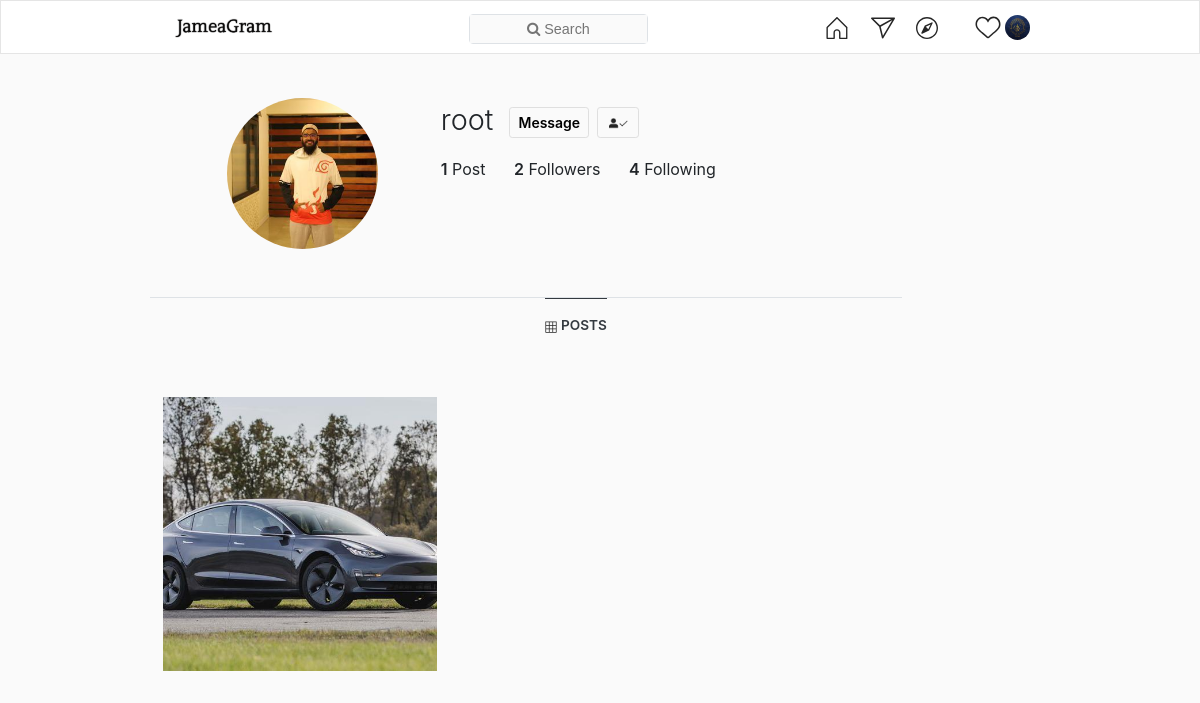
Screenshot of /root/ (signed in) with the database file from the repository.
### user/models.py (models this page shows, shortened)
class Profile(models.Model):
    user = models.OneToOneField(User, related_name='user', on_delete=models.CASCADE)
    photo = models.ImageField(upload_to="profile_pics", default='default.jpg')
    website = models.URLField(default='', blank=True)
    bio = models.TextField(default='', blank=True)
    phone_regex = RegexValidator(regex=r'^\+?1?\d{9,15}$', message="Phone number must be entered in the format: '+9999999999'. Up to 15 digits allowed.")
    phone = models.CharField(validators=[phone_regex], max_length=17, blank=True)

### post/models.py (models this page shows, shortened)
class Post(models.Model):
    owner = models.ForeignKey(User, on_delete=models.CASCADE, related_name='owner_posts')
    photo = models.ImageField(upload_to="posts", default='default.jpg')
    caption = models.CharField(max_length=250,default='')
    created_at = models.DateTimeField(auto_now_add=True)
    comments = models.ManyToManyField(User, through='Comment', related_name='comment_post')
    likes = models.ManyToManyField(User, through='Like', related_name='like_post')
    saves = models.ManyToManyField(User, through='Save', related_name='save_post')

### user/views.py (the view)
# urls.py: path('<str:username>/', user_views.profileView, name='profile'),
def profileView(request, username):
    profile = get_object_or_404(Profile, user__username=username)
    following_queryset = request.user.following.all()
    following = [follow.reciever.username for follow in following_queryset]
    return render(request, 'user/profile.html',{'profile':profile,'following':following})

### user/templates/user/profile.html (shortened to what this page needs)
{% extends 'user/base.html' %}
{% load static %}
{% block content%}
<div class='container col-12 col-lg-9 justify-content-start' style="padding: 0; margin: 0;">
  <div class='row' style="margin-top: 5rem;">
    <div class="media pb-5 border-bottom">
      <div class="media-left p-0 col-4 col-sm-3 ml-0 mr-0 ml-md-5 mr-md-5 image">
        <img class="rounded-circle account-img col-12 image" src="{{profile.photo.url}}">
      </div>
      <div class="media-body m-0" style="font-size: 1rem;">
        <div class="media-heading d-inline" style="font-size: 1.8rem; font-weight: 300;" >
          <span> {{profile.user.username}}</span>
          <span class='follow-section d-inline ml-2'>
            {% if profile.user == user %}
            <a href="{% url 'edit'%}"><div class='btn btn-outline-secondary btn-sm '><span style="color:black;">Edit Profile</span></div></a>
            <a href="{% url 'edit'%}"><svg aria-label="Options" class="_8-yf5 " fill="#262626" height="24" viewBox="0 0 48 48" width="24"><path clip-rule="evenodd" d="M46.7 20.6l-2.1-1.1c-.4-.2-.7-.5-.8-1-.5-1.6-1.1-3.2-1.9-4.7-.2-.4-.3-.8-.1-1.2l.8-2.3c.2-.5 0-1.1-.4-1.5l-2.9-2.9c-.4-.4-1-.5-1.5-.4l-2.3.8c-.4.1-.8.1-1.2-.1-1.4-.8-3-1.5-4.6-1.9-.4-.1-.8-.4-1-.8l-1.1-2.2c-.3-.5-.8-.8-1.3-.8h-4.1c-.6 0-1.1.3-1.3.8l-1.1 2.2c-.2.4-.5.7-1 .8-1.6.5-3.2 1.1-4.6 1.9-.4.2-.8.3-1.2.1l-2.3-.8c-.5-.2-1.1 0-1.5.4L5.9 8.8c-.4.4-.5 1-.4 1.5l.8 2.3c.1.4.1.8-.1 1.2-.8 1.5-1.5 3-1.9 4.7-.1.4-.4.8-.8 1l-2.1 1.1c-.5.3-.8.8-.8 1.3V26c0 .6.3 1.1.8 1.3l2.1 1.1c.4.2.7.5.8 1 .5 1.6 1.1 3.2 1.9 4.7.2.4.3.8.1 1.2l-.8 2.3c-.2.5 0 1.1.4 1.5L8.8 42c.4.4 1 .5 1.5.4l2.3-.8c.4-.1.8-.1 1.2.1 1.4.8 3 1.5 4.6 1.9.4.1.8.4 1 .8l1.1 2.2c.3.5.8.8 1.3.8h4.1c.6 0 1.1-.3 1.3-.8l1.1-2.2c.2-.4.5-.7 1-.8 1.6-.5 3.2-1.1 4.6-1.9.4-.2.8-.3 1.2-.1l2.3.8c.5.2 1.1 0 1.5-.4l2.9-2.9c.4-.4.5-1 .4-1.5l-.8-2.3c-.1-.4-.1-.8.1-1.2.8-1.5 1.5-3 1.9-4.7.1-.4.4-.8.8-1l2.1-1.1c.5-.3.8-.8.8-1.3v-4.1c.4-.5.1-1.1-.4-1.3zM24 41.5c-9.7 0-17.5-7.8-17.5-17.5S14.3 6.5 24 6.5 41.5 14.3 41.5 24 33.7 41.5 24 41.5z" fill-rule="evenodd"></path></svg></a>
            {% elif profile.user.username in following %}
            <a href="{% url 'inbox_create' profile.user.id %}" class='btn btn-outline-secondary btn-sm'><span style="color:black;">Message</span></a>
            <div class='btn btn-outline-secondary btn-sm follow-btn' style="color:black;"><img src='{% static "img/user-icon.png"%}' style="width:80%;"></div>
            {% else %}
            <div class='btn btn-primary btn-sm follow-btn'>Follow</div>
            {% endif%}
          </span>
        </div>
        <div class='counts mt-3 mb-3'>
          <span class='mr-md-4'><b>{{profile.user.owner_posts.count}}</b> Post{%if profile.user.owner_posts.count > 1%}s{% endif %} </span>
          <span class='mr-md-4'><b>{{profile.user.followers.count|add:-1}}</b> Follower{%if profile.user.followers.count > 2%}s{% endif %} </span>
          <span class='mr-md-4'><b>{{profile.user.following.count|add:-1}}</b> Following </span>
        </div>
      </div>
    </div>
  </div>
  {% if profile.user.username in following %}
  <div class='row col-12 justify-content-center' style="font-size: 0.85rem;">
    <a class="mr-5 ml-5 ml-md-0 text-dark border-top border-dark" href="{% url 'profile' profile.user.username %}" style="padding-top:1rem">
      <b>POSTS</b>
    </a>
  </div>
  <div class='row mt-5'>
      {% if profile.user.owner_posts.count > 0 %}
        {% for post in profile.user.owner_posts.all %}
        <span class='post-overlay-container col-4 p-0 p-md-2'>
          <img class="btn col-12 p-1" src="{{ post.photo.url }}" style="height: 100%;">
        </span>
        {% endfor %}
      {% endif %}
  {% endif %}
</div>
{% endblock %}

### user/templates/user/base.html (shortened to what this page needs)
<!DOCTYPE html>
<html>
<head>
  {% load static %}
  <link rel="stylesheet" href="https://maxcdn.bootstrapcdn.com/bootstrap/4.5.2/css/bootstrap.min.css">
  <link href="https://cdnjs.cloudflare.com/ajax/libs/font-awesome/4.7.0/css/font-awesome.min.css" rel="stylesheet"/>
  <link rel="stylesheet" href='{% static "css/base.css" %}'>
</head>
<body>
  {% block navbar %}
  {% if user.is_authenticated %}
    <nav class="nav bg-white justify-content-center align-items-center list-inline" >
        <ul class='col-md-9 col-12' type='none'>
          <li class="col-3 col-md-4"><a href="/"><img alt="talabatgram" class="logo" src="{% static 'img/logo.png' %}"></a></li>
          <li class='search col-4 d-none d-md-block justify-content-center align-items-center'>
            <form class="search-form position-relative col-8 border p-0" onsubmit="event.preventDefault()" autocomplete="off" style="border-radius: 4px;">
              <input class='col-12 m-0 p-0 font-weight-light'id="user-input" type="text" placeholder="&#xF002; Search" style="font-family:Arial, FontAwesome" aria-label="Search" onfocus="clearField(this)">
            </form>
          </li>
          <li class="nav-links col-md-4 col-9 d-flex justify-content-end">
            <div id='nav-home' class='nav-link-item col-2' id='home'>
              <a href="{%url 'post_list' %}">
              </a>
            </div>
            <div class='nav-link-item col-2' id='inbox-notification'>
              <span class='message-notif'>
                <a href="{%url 'inbox_list' %}">
                </a>
              </span>
            </div>
            <div id='nav-explore' class='nav-link-item col-2' id='explore'>
              <a href="{% url 'explore' %}">
              </a>
            </div>
            <div class='nav-link-item col-2 justify-content-center' id='notification'>
              <div class='col-12'>
                <a class="notification-btn" id="notification-btn-{{post.id}}">
                </a>
              </div>
          </div>
            <div id='nav-profile' class="dropdown nav-link-item col-2">
                <a  href="#" data-toggle="dropdown" aria-haspopup="true" aria-expanded="false" >
                    <img class='rounded-circle' src={{user.user.photo.url}} style='width: 25px; height: 25px;'>
                </a>
            </div>
          </li>
        </ul>
    </nav>
  {% endif %}
  {% endblock %}
    <main role="main" class="container-fluid">
      <div class='row justify-content-center'>
        {% block content %}{% endblock %}
      </div>
    </main>
  </body>
</html>

### post/static/css/base.css (style rules this page uses)
.image { background-size: cover !important; background-position: center; }
b { font-weight: 600; }
body { background-color: rgb(250, 250, 250); }
.row, .main-content, .container-fluid { margin:0; padding:0; }
#user-input { color: #b8b8b8; font-weight: 300; height: 28px; width: 200px; font-size:90%; border:0; outline:none; background-color:#fafafa; }
#user-input[type="text"] { padding-left:7%; }
svg { cursor:pointer; }
a { cursor:pointer; outline:none; color:#000; text-decoration: none !important; }
.notification-popover.popover.arrow::before,::after { border-bottom-color: rgb(237,73,86) !important; }
#user-input { text-align: center; }
.nav li { float:left; }
.nav> ul { padding-left:0.5%; margin-bottom: 0.7% !important; padding-top: 1.1%; padding-right: 0%; }
.nav { border: 1px solid #e5e5e5; position: fixed !important; width:100%; z-index: 10; }
.logo { width:103px; }
.media { padding: 2% 1.5%; }
.media-body { font-size: 90%; margin-left:2%; }
.btn.btn-outline-secondary { border-color:#dfdfdf !important; font-weight: 600; }
.post-overlay-container { margin-bottom: 1.5rem; }

### rows the page displays
Profile: photo (picture), user.username "root", user.owner_posts.count "1", user.followers.count|add "2", user.following.count|add "4"
Post: photo (picture)
